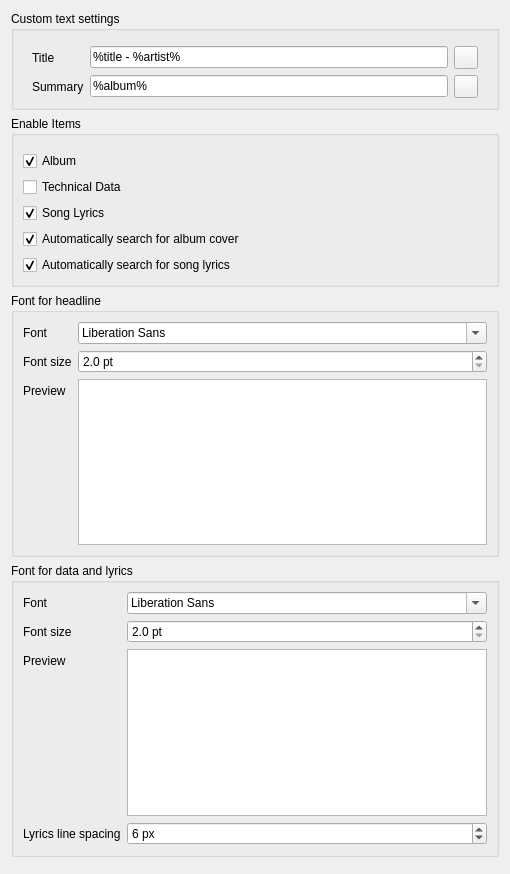
<?xml version="1.0" encoding="UTF-8"?>
<ui version="4.0">
 <class>ContextSettingsPage</class>
 <widget class="QWidget" name="ContextSettingsPage">
  <property name="geometry">
   <rect>
    <x>0</x>
    <y>0</y>
    <width>510</width>
    <height>874</height>
   </rect>
  </property>
  <property name="windowTitle">
   <string>Context</string>
  </property>
  <layout class="QVBoxLayout" name="layout_contextsettingspage">
   <item>
    <widget class="QGroupBox" name="context_custom_text_group">
     <property name="title">
      <string>Custom text settings</string>
     </property>
     <layout class="QVBoxLayout" name="layout_context_custom_text_group">
      <item>
       <widget class="QFrame" name="frame_custom_context1">
        <property name="frameShape">
         <enum>QFrame::Shape::NoFrame</enum>
        </property>
        <property name="frameShadow">
         <enum>QFrame::Shadow::Plain</enum>
        </property>
        <property name="lineWidth">
         <number>0</number>
        </property>
        <layout class="QHBoxLayout" name="horizontalLayout_7">
         <property name="leftMargin">
          <number>0</number>
         </property>
         <property name="topMargin">
          <number>0</number>
         </property>
         <property name="rightMargin">
          <number>0</number>
         </property>
         <property name="bottomMargin">
          <number>0</number>
         </property>
        </layout>
       </widget>
      </item>
      <item>
       <widget class="QFrame" name="frame1">
        <property name="frameShape">
         <enum>QFrame::Shape::NoFrame</enum>
        </property>
        <property name="frameShadow">
         <enum>QFrame::Shadow::Plain</enum>
        </property>
        <property name="lineWidth">
         <number>0</number>
        </property>
        <layout class="QGridLayout" name="gridLayout1">
         <property name="topMargin">
          <number>0</number>
         </property>
         <property name="bottomMargin">
          <number>0</number>
         </property>
         <item row="0" column="1">
          <widget class="QLineEdit" name="context_custom_text1">
           <property name="text">
            <string notr="true">%title - %artist%</string>
           </property>
          </widget>
         </item>
         <item row="0" column="2">
          <widget class="QToolButton" name="context_exp_chooser1">
           <property name="accessibleName">
            <string>MenuPopupToolButton</string>
           </property>
           <property name="text">
            <string/>
           </property>
          </widget>
         </item>
         <item row="0" column="0">
          <widget class="QLabel" name="label_title">
           <property name="text">
            <string>Title</string>
           </property>
          </widget>
         </item>
         <item row="1" column="0">
          <widget class="QLabel" name="label_summary">
           <property name="text">
            <string>Summary</string>
           </property>
          </widget>
         </item>
         <item row="1" column="1">
          <widget class="QLineEdit" name="context_custom_text2">
           <property name="text">
            <string notr="true">%album%</string>
           </property>
          </widget>
         </item>
         <item row="1" column="2">
          <widget class="QToolButton" name="context_exp_chooser2">
           <property name="accessibleName">
            <string>MenuPopupToolButton</string>
           </property>
           <property name="text">
            <string/>
           </property>
          </widget>
         </item>
        </layout>
       </widget>
      </item>
     </layout>
    </widget>
   </item>
   <item>
    <widget class="QGroupBox" name="context_order_group">
     <property name="title">
      <string>Enable Items</string>
     </property>
     <layout class="QVBoxLayout" name="layout_context_order_group">
      <item>
       <widget class="QFrame" name="frame_custom_context2">
        <property name="frameShape">
         <enum>QFrame::Shape::NoFrame</enum>
        </property>
        <property name="frameShadow">
         <enum>QFrame::Shadow::Plain</enum>
        </property>
        <property name="lineWidth">
         <number>0</number>
        </property>
        <layout class="QHBoxLayout" name="horizontalLayout_17">
         <property name="leftMargin">
          <number>0</number>
         </property>
         <property name="topMargin">
          <number>0</number>
         </property>
         <property name="rightMargin">
          <number>0</number>
         </property>
         <property name="bottomMargin">
          <number>0</number>
         </property>
        </layout>
       </widget>
      </item>
      <item>
       <widget class="QCheckBox" name="checkbox_album">
        <property name="text">
         <string>Album</string>
        </property>
        <property name="checked">
         <bool>true</bool>
        </property>
       </widget>
      </item>
      <item>
       <widget class="QCheckBox" name="checkbox_technical_data">
        <property name="text">
         <string>Technical Data</string>
        </property>
       </widget>
      </item>
      <item>
       <widget class="QCheckBox" name="checkbox_song_lyrics">
        <property name="text">
         <string>Song Lyrics</string>
        </property>
        <property name="checked">
         <bool>true</bool>
        </property>
       </widget>
      </item>
      <item>
       <widget class="QCheckBox" name="checkbox_search_cover">
        <property name="text">
         <string>Automatically search for album cover</string>
        </property>
        <property name="checked">
         <bool>true</bool>
        </property>
       </widget>
      </item>
      <item>
       <widget class="QCheckBox" name="checkbox_search_lyrics">
        <property name="text">
         <string>Automatically search for song lyrics</string>
        </property>
        <property name="checked">
         <bool>true</bool>
        </property>
       </widget>
      </item>
     </layout>
    </widget>
   </item>
   <item>
    <widget class="QGroupBox" name="groupbox_font_headline">
     <property name="title">
      <string>Font for headline</string>
     </property>
     <layout class="QFormLayout" name="formLayout">
      <item row="0" column="0">
       <widget class="QLabel" name="label_1_font">
        <property name="text">
         <string>Font</string>
        </property>
       </widget>
      </item>
      <item row="1" column="0">
       <widget class="QLabel" name="label_1_font_size">
        <property name="text">
         <string>Font size</string>
        </property>
       </widget>
      </item>
      <item row="1" column="1">
       <widget class="QDoubleSpinBox" name="font_size_headline">
        <property name="suffix">
         <string> pt</string>
        </property>
        <property name="decimals">
         <number>1</number>
        </property>
        <property name="minimum">
         <double>2.000000000000000</double>
        </property>
        <property name="maximum">
         <double>50.000000000000000</double>
        </property>
        <property name="singleStep">
         <double>0.500000000000000</double>
        </property>
       </widget>
      </item>
      <item row="0" column="1">
       <widget class="QFontComboBox" name="font_headline"/>
      </item>
      <item row="2" column="0">
       <widget class="QLabel" name="label_1_preview">
        <property name="text">
         <string>Preview</string>
        </property>
       </widget>
      </item>
      <item row="2" column="1">
       <widget class="QTextEdit" name="preview_headline">
        <property name="textInteractionFlags">
         <set>Qt::TextInteractionFlag::TextSelectableByKeyboard|Qt::TextInteractionFlag::TextSelectableByMouse</set>
        </property>
       </widget>
      </item>
     </layout>
    </widget>
   </item>
   <item>
    <widget class="QGroupBox" name="groupbox_font_normal">
     <property name="title">
      <string>Font for data and lyrics</string>
     </property>
     <layout class="QFormLayout" name="formLayout_2">
      <item row="0" column="0">
       <widget class="QLabel" name="label_2_font">
        <property name="text">
         <string>Font</string>
        </property>
       </widget>
      </item>
      <item row="0" column="1">
       <widget class="QFontComboBox" name="font_normal"/>
      </item>
      <item row="1" column="0">
       <widget class="QLabel" name="label_2_font_size">
        <property name="text">
         <string>Font size</string>
        </property>
       </widget>
      </item>
      <item row="1" column="1">
       <widget class="QDoubleSpinBox" name="font_size_normal">
        <property name="suffix">
         <string> pt</string>
        </property>
        <property name="decimals">
         <number>1</number>
        </property>
        <property name="minimum">
         <double>2.000000000000000</double>
        </property>
        <property name="maximum">
         <double>50.000000000000000</double>
        </property>
        <property name="singleStep">
         <double>0.500000000000000</double>
        </property>
       </widget>
      </item>
      <item row="2" column="0">
       <widget class="QLabel" name="label_1_preview_2">
        <property name="text">
         <string>Preview</string>
        </property>
       </widget>
      </item>
      <item row="2" column="1">
       <widget class="QTextEdit" name="preview_normal">
        <property name="textInteractionFlags">
         <set>Qt::TextInteractionFlag::TextSelectableByKeyboard|Qt::TextInteractionFlag::TextSelectableByMouse</set>
        </property>
       </widget>
      </item>
      <item row="3" column="0">
       <widget class="QLabel" name="label_lyrics_line_spacing">
        <property name="text">
         <string>Lyrics line spacing</string>
        </property>
       </widget>
      </item>
      <item row="3" column="1">
       <widget class="QSpinBox" name="lyrics_line_spacing">
        <property name="suffix">
         <string> px</string>
        </property>
        <property name="minimum">
         <number>0</number>
        </property>
        <property name="maximum">
         <number>50</number>
        </property>
        <property name="value">
         <number>6</number>
        </property>
       </widget>
      </item>
     </layout>
    </widget>
   </item>
   <item>
    <spacer name="spacer_bottom">
     <property name="orientation">
      <enum>Qt::Orientation::Vertical</enum>
     </property>
     <property name="sizeHint" stdset="0">
      <size>
       <width>20</width>
       <height>32</height>
      </size>
     </property>
    </spacer>
   </item>
  </layout>
  <action name="action_artist">
   <property name="text">
    <string notr="true">%artist%</string>
   </property>
   <property name="toolTip">
    <string>Add song artist tag</string>
   </property>
  </action>
  <action name="action_album">
   <property name="text">
    <string notr="true">%album%</string>
   </property>
   <property name="toolTip">
    <string>Add song album tag</string>
   </property>
  </action>
  <action name="action_title">
   <property name="text">
    <string notr="true">%title%</string>
   </property>
   <property name="toolTip">
    <string>Add song title tag</string>
   </property>
  </action>
  <action name="action_albumartist">
   <property name="text">
    <string notr="true">%albumartist%</string>
   </property>
   <property name="toolTip">
    <string>Add song albumartist tag</string>
   </property>
  </action>
  <action name="action_year">
   <property name="text">
    <string notr="true">%year%</string>
   </property>
   <property name="toolTip">
    <string>Add song year tag</string>
   </property>
  </action>
  <action name="action_composer">
   <property name="text">
    <string notr="true">%composer%</string>
   </property>
   <property name="toolTip">
    <string>Add song composer tag</string>
   </property>
  </action>
  <action name="action_performer">
   <property name="text">
    <string notr="true">%performer%</string>
   </property>
   <property name="toolTip">
    <string>Add song performer tag</string>
   </property>
  </action>
  <action name="action_grouping">
   <property name="text">
    <string notr="true">%grouping%</string>
   </property>
   <property name="toolTip">
    <string>Add song grouping tag</string>
   </property>
  </action>
  <action name="action_disc">
   <property name="text">
    <string notr="true">%disc%</string>
   </property>
   <property name="toolTip">
    <string>Add song disc tag</string>
   </property>
  </action>
  <action name="action_track">
   <property name="text">
    <string notr="true">%track%</string>
   </property>
   <property name="toolTip">
    <string>Add song track tag</string>
   </property>
  </action>
  <action name="action_genre">
   <property name="text">
    <string notr="true">%genre%</string>
   </property>
   <property name="toolTip">
    <string>Add song genre tag</string>
   </property>
  </action>
  <action name="action_length">
   <property name="text">
    <string notr="true">%length%</string>
   </property>
   <property name="toolTip">
    <string>Add song length tag</string>
   </property>
  </action>
  <action name="action_playcount">
   <property name="text">
    <string notr="true">%playcount%</string>
   </property>
   <property name="toolTip">
    <string>Add song play count</string>
   </property>
  </action>
  <action name="action_skipcount">
   <property name="text">
    <string notr="true">%skipcount%</string>
   </property>
   <property name="toolTip">
    <string>Add song skip count</string>
   </property>
  </action>
  <action name="action_newline">
   <property name="text">
    <string notr="true">%newline%</string>
   </property>
   <property name="toolTip">
    <string>Add a new line if supported by the notification type</string>
   </property>
  </action>
  <action name="action_filename">
   <property name="text">
    <string>%filename%</string>
   </property>
   <property name="toolTip">
    <string>Add song filename</string>
   </property>
  </action>
  <action name="action_url">
   <property name="text">
    <string>%url%</string>
   </property>
   <property name="toolTip">
    <string>Add song URL</string>
   </property>
  </action>
  <action name="action_rating">
   <property name="text">
    <string>%rating%</string>
   </property>
   <property name="toolTip">
    <string>Add song rating</string>
   </property>
  </action>
  <action name="action_originalyear">
   <property name="text">
    <string>%originalyear%</string>
   </property>
   <property name="toolTip">
    <string>Add song original year tag</string>
   </property>
  </action>
  <action name="action_artistsort">
   <property name="text">
    <string>%artistsort%</string>
   </property>
   <property name="toolTip">
    <string>Add song artistsort tag</string>
   </property>
  </action>
  <action name="action_albumartistsort">
   <property name="text">
    <string>%albumartistsort%</string>
   </property>
   <property name="toolTip">
    <string>Add song albumartistsort tag</string>
   </property>
  </action>
  <action name="action_titlesort">
   <property name="text">
    <string>%titlesort%</string>
   </property>
   <property name="toolTip">
    <string>Add song titlesort tag</string>
   </property>
  </action>
  <action name="action_composersort">
   <property name="text">
    <string>%composersort%</string>
   </property>
   <property name="toolTip">
    <string>Add song composersort tag</string>
   </property>
  </action>
  <action name="action_performersort">
   <property name="text">
    <string>%performersort%</string>
   </property>
   <property name="toolTip">
    <string>Add song performersort tag</string>
   </property>
  </action>
  <action name="action_albumsort">
   <property name="text">
    <string>%albumsort%</string>
   </property>
   <property name="toolTip">
    <string>Add song albumsort tag</string>
   </property>
  </action>
 </widget>
 <resources/>
 <connections/>
</ui>
